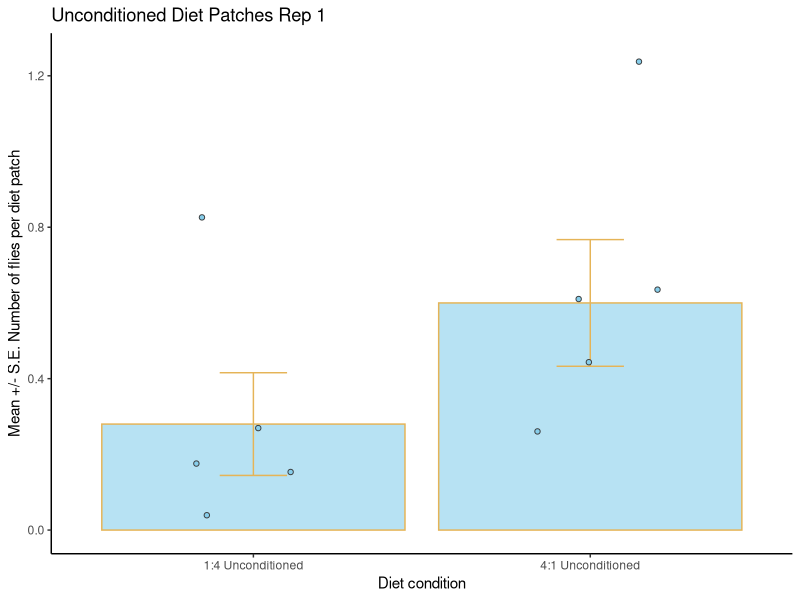

This figure's R source: (Note: this script raises an error after producing the figure.)
#### INSTALL PACKAGES 
library(tidyverse)
library(readxl)
library(patchwork)


## Import Data
unconditioned_diets_rep1 <- read_excel("data/not_conditioned.xlsx")

## Making the data long 
unconditioned_diets_rep1_long <- unconditioned_diets_rep1 %>% 
  pivot_longer(cols = ("4:1 Unconditioned":"1:4 Unconditioned"), names_to = "diet", values_to = "fly_numbers")

## Summarising the data; mean, sd, se
unconditioned_diets_rep1_summary <- unconditioned_diets_rep1_long  %>%  
  group_by(diet) %>% 
  summarise(mean = mean(fly_numbers),
            sd = sd(fly_numbers),
            n = n(),
            se = sd/sqrt(n))

## Visualising the data
# creating a boxplot with the data that has been summarised
unconditioned_diets_rep1_plot <- unconditioned_diets_rep1_summary  %>% 
  ggplot(aes(x = diet, y = mean))+
  geom_bar(stat = "identity",
           fill = "skyblue",
           colour = "#E5B457",
           alpha = 0.6)+
  geom_errorbar(aes(ymin = mean-se, ymax = mean+se), 
                colour = "#E5B457",
                width = 0.2)+
  geom_jitter(data = unconditioned_diets_rep1_long ,
              aes(x = diet,
                  y = fly_numbers),
              fill = "skyblue",
              colour = "#3a3c3d",
              width = 0.2,
              shape = 21)+
  ylim(0.0, 1.25)+
  labs(x = "Diet condition",
       y = "Mean +/- S.E. Number of flies per diet patch",
       title = "Unconditioned Diet Patches Rep 1")+
  theme_classic() 

## Combining the two plots 
conditioned_notconditioned_treatments <- male_conditioned_diets_plot + unconditioned_diets_rep1_plot
 
 # Saving the plots to a plots file
# not conditioned plot
ggsave("plots/not_conditioned_plot.png", dpi=300)
# a patchwork of male conditioned and not conditioned plot
ggsave("plots/conditionedandnot_plot.png", dpi=300)
 
 
